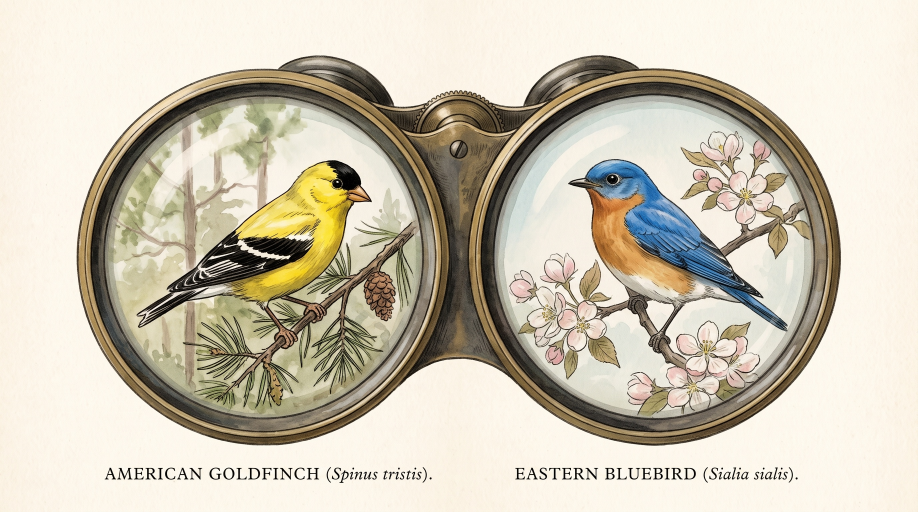
#> input picture assets/source-plates/binocular-birds.jpg, 2752 x 1536 px, found by its file name (shown at 1/3 size)
$ python process_binocular_birds_transparent.py
#> lines starting #> are read from the running program, lines starting #| are printed output that depends on the picture; after the words box and inside, x2 and y2 are one past the last pixel; in counts of white or black regions, pixels touching at a corner belong together
#!/usr/bin/env python3
"""
Generates high-precision, cropped, transparent cutout for binocular-birds
from images/binocular-birds.jpg.

Outputs:
- Full-resolution master RGBA cutout: assets/source-plates/cutouts/binocular-birds-transparent.png
- High-quality cutout in images/: images/binocular-birds-transparent.png
- Archival copy of source plate: assets/source-plates/binocular-birds.jpg
"""

import os
import sys
from collections import deque
import numpy as np
from PIL import Image, ImageFilter

SOURCE_FILE = "images/binocular-birds.jpg"
FALLBACK_SOURCE = "assets/source-plates/binocular-birds.jpg"
SOURCE_PLATE_COPY = "assets/source-plates/binocular-birds.jpg"

MASTER_CUTOUT = "assets/source-plates/cutouts/binocular-birds-transparent.png"
MASTER_BYOB = "assets/source-plates/cutouts/audubon-byob-transparent.png"
WEB_CUTOUT = "images/binocular-birds-transparent.png"
WEB_BYOB = "images/audubon-byob-transparent.png"
WEB_BINOCULAR = "images/binocular-birds.png"


def process_binocular_birds():
    src = SOURCE_FILE if os.path.exists(SOURCE_FILE) else FALLBACK_SOURCE
    if not os.path.exists(src):
        print(f"Error: Source image not found at {SOURCE_FILE} or {FALLBACK_SOURCE}")
        sys.exit(1)

    print(f"Reading source image: {src}")
    im = Image.open(src).convert("RGB")
#> im is the input picture: PIL image 2752x1536 RGB; mean R, G, B 205.2, 197.7, 180.5
    arr = np.array(im, dtype=float)
    h, w, _ = arr.shape

    # 1. Padded crop window around binoculars
    # Original is 2752 x 1536; exclude bottom text (rows >= 1400)
    x1, y1, x2, y2 = 210, 140, 2545, 1355
    crop = arr[y1:y2, x1:x2]
    ch, cw, _ = crop.shape

    # 2. Fit 2D quadratic background paper surface to surrounding clean margins
    surround_mask = np.zeros((h, w), dtype=bool)
    surround_mask[10:130, 50:2700] = True
    surround_mask[1355:1390, 50:2700] = True
    surround_mask[130:1355, 10:190] = True
    surround_mask[130:1355, 2560:2740] = True

    sample_vals = arr[surround_mask]
    y_coords, x_coords = np.mgrid[0:h, 0:w]
    xs = (x_coords[surround_mask] - w / 2) / (w / 2)
    ys = (y_coords[surround_mask] - h / 2) / (h / 2)
    A = np.column_stack([np.ones_like(xs), xs, ys, xs**2, ys**2, xs * ys])

    x_all = (x_coords - w / 2) / (w / 2)
    y_all = (y_coords - h / 2) / (h / 2)
    all_A = np.column_stack([
        np.ones(h * w),
        x_all.ravel(),
        y_all.ravel(),
        (x_all**2).ravel(),
        (y_all**2).ravel(),
        (x_all * y_all).ravel(),
    ])

    bg_surface = np.zeros_like(arr)
    for c in range(3):
        coeffs, _, _, _ = np.linalg.lstsq(A, sample_vals[:, c], rcond=None)
        bg_surface[:, :, c] = (all_A @ coeffs).reshape(h, w)
#> this loop made 3 passes
#> coeffs on passes 1 to 3: [252.8, 0.151, -0.0977, -0.0617, 0.224, -0.0653], [246, 0.476, -0.468, -0.41, 1.28, -0.385], [234.6, 0.606, -0.701, -0.87, 0.878, -0.489]
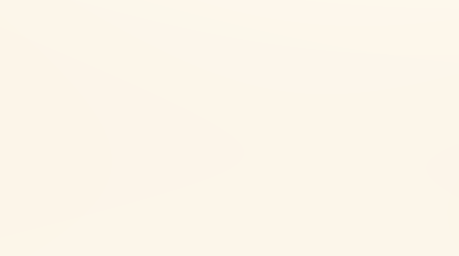
#> bg_surface: shape (1536, 2752, 3) float64 (shown at 1/6 size); mean of channels 0, 1, 2 252.8, 246.3, 234.6; drawn as R, G, B

    crop_bg = bg_surface[y1:y2, x1:x2]
    diff = np.sqrt(np.sum((crop - crop_bg) ** 2, axis=2))

    # 3. Construct exterior barrier
    barrier = diff > 18.0
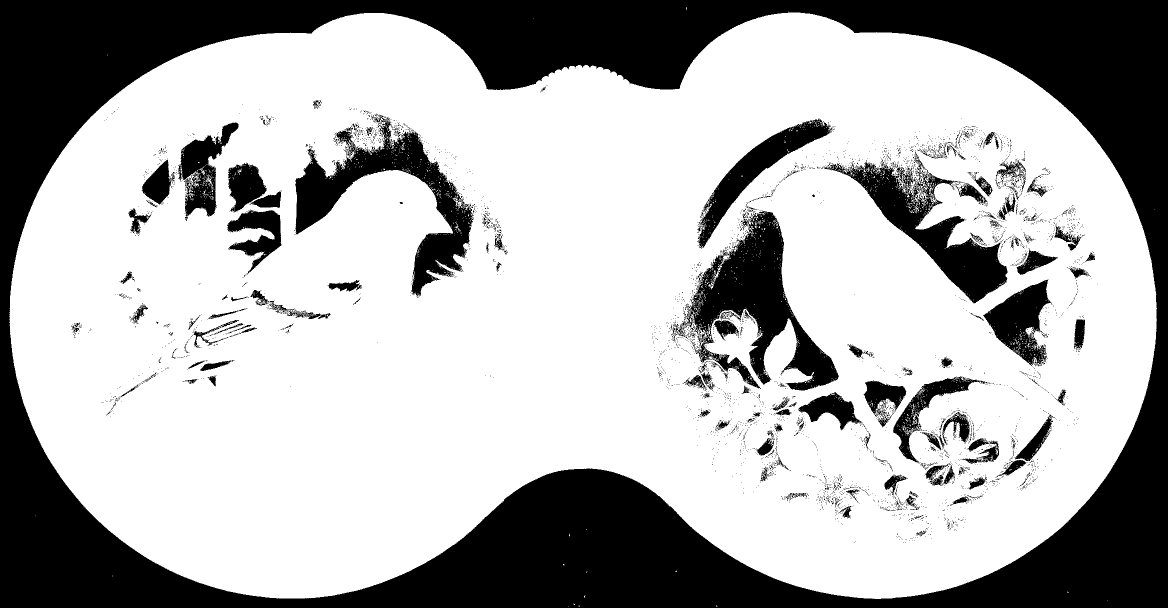
#> barrier: shape (1215, 2335) bool (shown at 1/2 size); 68.8% white; 4285 black regions (4098 under 20 px), largest, box (x1, y1, x2, y2) and area: (0, 0, 2335, 1215) 674269, (1347, 422, 1678, 781) 40966, (590, 230, 948, 593) 34681
    inv = ~barrier

    # 4. Flood fill from borders to identify exterior background
    visited_inv = np.zeros_like(inv, dtype=bool)
    q_inv = deque()
    for r in [0, ch - 1]:
        for c in range(cw):
            if inv[r, c] and not visited_inv[r, c]:
                visited_inv[r, c] = True
                q_inv.append((r, c))
#> visited_inv: shape (1215, 2335) bool; 0.16% white in thin lines or dots
    for c in [0, cw - 1]:
        for r in range(ch):
            if inv[r, c] and not visited_inv[r, c]:
                visited_inv[r, c] = True
                q_inv.append((r, c))
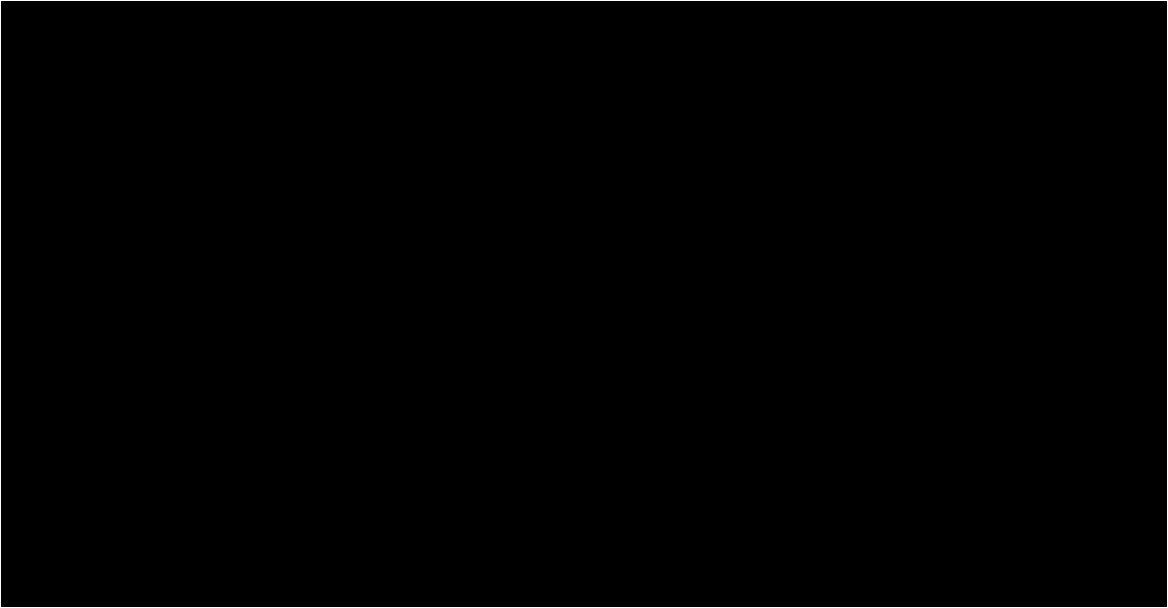
#> visited_inv: shape (1215, 2335) bool (shown at 1/2 size); 0.25% white in thin lines or dots

    while q_inv:
        r, c = q_inv.popleft()
        for dr, dc in [(-1, 0), (1, 0), (0, -1), (0, 1)]:
            nr, nc = r + dr, c + dc
            if 0 <= nr < ch and 0 <= nc < cw and inv[nr, nc] and not visited_inv[nr, nc]:
                visited_inv[nr, nc] = True
                q_inv.append((nr, nc))
#> visited_inv: shape (1215, 2335) bool; 23.8% white; 1 white region, box (x1, y1, x2, y2) and area: (0, 0, 2335, 1215) 674268

    solid = ~visited_inv

    # 5. Extract main connected component to eliminate minor background dust/paper fiber specks
    # Seed at the center of the left lens (in crop coordinates)
    seed_r, seed_c = 750 - y1, 775 - x1
    main_solid = np.zeros_like(solid, dtype=bool)
    main_solid[seed_r, seed_c] = True
    q_solid = deque([(seed_r, seed_c)])

    while q_solid:
        r, c = q_solid.popleft()
        for dr, dc in [(-1, 0), (1, 0), (0, -1), (0, 1)]:
            nr, nc = r + dr, c + dc
            if 0 <= nr < ch and 0 <= nc < cw and solid[nr, nc] and not main_solid[nr, nc]:
                main_solid[nr, nc] = True
                q_solid.append((nr, nc))

    # 6. Boundary anti-aliasing via 0.8px Gaussian blur on silhouette
    mask_im = Image.fromarray((main_solid.astype(np.uint8) * 255)).filter(
        ImageFilter.GaussianBlur(0.8)
    )
    alpha_arr = np.array(mask_im, dtype=float)
    alpha_arr[alpha_arr < 1.5] = 0.0

    # 7. De-fringe semi-transparent edge pixels against fitted paper background
    alpha_norm = alpha_arr / 255.0
    transparent_arr = np.zeros((ch, cw, 4), dtype=float)
    for c in range(3):
        bg_c = crop_bg[:, :, c]
        unblended = (crop[:, :, c] - (1.0 - alpha_norm) * bg_c) / np.maximum(
            alpha_norm, 0.001
        )
        transparent_arr[:, :, c] = np.clip(unblended, 0, 255)
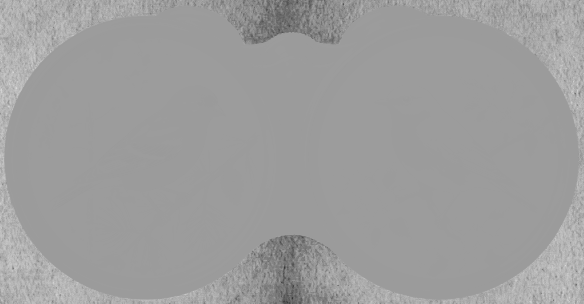
#> unblended: shape (1215, 2335) float64 (shown at 1/4 size); min -18582, max 12001.5, mean 312.5; drawn with min black and max white
    transparent_arr[:, :, 3] = alpha_arr
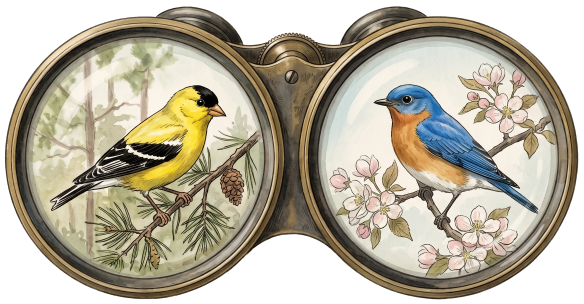
#> transparent_arr: shape (1215, 2335, 4) float64 (shown at 1/4 size); mean of channels 0, 1, 2, 3 156.4, 154.6, 140.5, 194.4; transparent parts drawn white

    out_img = Image.fromarray(transparent_arr.astype(np.uint8), mode="RGBA")
    bbox = out_img.getbbox()
#> bbox = (17, 23, 2316, 1200)
    master = out_img.crop(bbox)

    # 8. Save cutouts
    for p in [MASTER_CUTOUT, MASTER_BYOB]:
        os.makedirs(os.path.dirname(p), exist_ok=True)
        master.save(p, format="PNG")
        kb = os.path.getsize(p) / 1024
        print(f"✓ Saved cutout: {p} ({master.size[0]}x{master.size[1]}, {kb:.1f} KB)")

    # 9. Web-optimized cutouts
    MAX_WEB_DIM = (800, 800)
    web_im = master.copy()
    web_im.thumbnail(MAX_WEB_DIM, Image.Resampling.LANCZOS)
    web_quant = web_im.quantize(colors=256, method=Image.Quantize.FASTOCTREE)
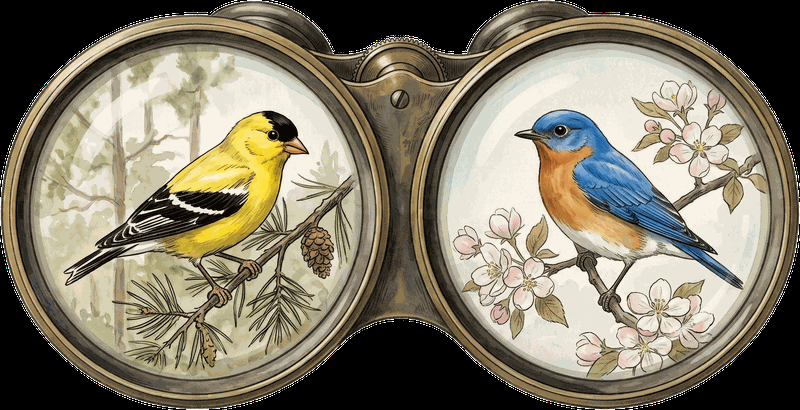
#> web_quant: PIL image 800x410 P; mean R, G, B 130.3, 123.4, 105.4

    for p in [WEB_CUTOUT, WEB_BYOB, WEB_BINOCULAR]:
        os.makedirs(os.path.dirname(p), exist_ok=True)
        web_quant.save(p, format="PNG", optimize=True)
        kb = os.path.getsize(p) / 1024
        print(f"✓ Saved web cutout: {p} ({web_im.size[0]}x{web_im.size[1]}, {kb:.1f} KB)")
#> this loop made 3 passes
#| ✓ Saved web cutout: images/binocular-birds-transparent.png (800x410, 132.7 KB)
#| ✓ Saved web cutout: images/audubon-byob-transparent.png (800x410, 132.7 KB)
#| ✓ Saved web cutout: images/binocular-birds.png (800x410, 132.7 KB)

    # Archival copy of source plate
    if os.path.exists(SOURCE_FILE) and not os.path.exists(SOURCE_PLATE_COPY):
        os.makedirs(os.path.dirname(SOURCE_PLATE_COPY), exist_ok=True)
        im.save(SOURCE_PLATE_COPY, quality=95)
        print(f"✓ Saved source plate copy: {SOURCE_PLATE_COPY}")


if __name__ == "__main__":
    process_binocular_birds()
